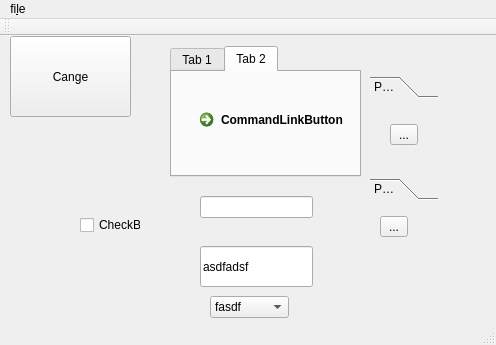
<?xml version="1.0" encoding="UTF-8"?>
<ui version="4.0">
 <class>MainWindow</class>
 <widget class="QMainWindow" name="MainWindow">
  <property name="geometry">
   <rect>
    <x>0</x>
    <y>0</y>
    <width>496</width>
    <height>345</height>
   </rect>
  </property>
  <property name="windowTitle">
   <string>MainWindow</string>
  </property>
  <widget class="QWidget" name="centralWidget">
   <widget class="QPushButton" name="myButton">
    <property name="geometry">
     <rect>
      <x>10</x>
      <y>0</y>
      <width>121</width>
      <height>81</height>
     </rect>
    </property>
    <property name="text">
     <string>Cange</string>
    </property>
   </widget>
   <widget class="QToolBox" name="toolBox">
    <property name="geometry">
     <rect>
      <x>370</x>
      <y>40</y>
      <width>68</width>
      <height>124</height>
     </rect>
    </property>
    <property name="currentIndex">
     <number>0</number>
    </property>
    <widget class="QWidget" name="page">
     <property name="geometry">
      <rect>
       <x>0</x>
       <y>0</y>
       <width>68</width>
       <height>68</height>
      </rect>
     </property>
     <attribute name="label">
      <string>Page 1</string>
     </attribute>
     <widget class="QToolButton" name="toolButton">
      <property name="geometry">
       <rect>
        <x>20</x>
        <y>20</y>
        <width>28</width>
        <height>21</height>
       </rect>
      </property>
      <property name="text">
       <string>...</string>
      </property>
     </widget>
    </widget>
    <widget class="QWidget" name="page_2">
     <property name="geometry">
      <rect>
       <x>0</x>
       <y>0</y>
       <width>68</width>
       <height>68</height>
      </rect>
     </property>
     <attribute name="label">
      <string>Page 2</string>
     </attribute>
    </widget>
   </widget>
   <widget class="QToolButton" name="toolButton_2">
    <property name="geometry">
     <rect>
      <x>380</x>
      <y>180</y>
      <width>28</width>
      <height>21</height>
     </rect>
    </property>
    <property name="text">
     <string>...</string>
    </property>
   </widget>
   <widget class="QTabWidget" name="tabWidget">
    <property name="geometry">
     <rect>
      <x>170</x>
      <y>10</y>
      <width>191</width>
      <height>131</height>
     </rect>
    </property>
    <property name="currentIndex">
     <number>1</number>
    </property>
    <widget class="QWidget" name="tab">
     <attribute name="title">
      <string>Tab 1</string>
     </attribute>
     <widget class="QTreeWidget" name="treeWidget">
      <property name="geometry">
       <rect>
        <x>10</x>
        <y>0</y>
        <width>256</width>
        <height>192</height>
       </rect>
      </property>
      <column>
       <property name="text">
        <string notr="true">1</string>
       </property>
      </column>
     </widget>
    </widget>
    <widget class="QWidget" name="tab_2">
     <attribute name="title">
      <string>Tab 2</string>
     </attribute>
     <widget class="QCommandLinkButton" name="commandLinkButton">
      <property name="geometry">
       <rect>
        <x>20</x>
        <y>30</y>
        <width>174</width>
        <height>41</height>
       </rect>
      </property>
      <property name="text">
       <string>CommandLinkButton</string>
      </property>
     </widget>
    </widget>
   </widget>
   <widget class="QStackedWidget" name="stackedWidget">
    <property name="geometry">
     <rect>
      <x>20</x>
      <y>129</y>
      <width>120</width>
      <height>131</height>
     </rect>
    </property>
    <property name="currentIndex">
     <number>0</number>
    </property>
    <widget class="QWidget" name="page_3">
     <widget class="QCheckBox" name="checkBox">
      <property name="geometry">
       <rect>
        <x>60</x>
        <y>50</y>
        <width>85</width>
        <height>20</height>
       </rect>
      </property>
      <property name="text">
       <string>CheckBox</string>
      </property>
     </widget>
    </widget>
    <widget class="QWidget" name="page_4">
     <widget class="QDialogButtonBox" name="buttonBox">
      <property name="geometry">
       <rect>
        <x>0</x>
        <y>50</y>
        <width>91</width>
        <height>22</height>
       </rect>
      </property>
      <property name="standardButtons">
       <set>QDialogButtonBox::Cancel|QDialogButtonBox::Ok</set>
      </property>
     </widget>
    </widget>
   </widget>
   <widget class="QComboBox" name="comboBox">
    <property name="geometry">
     <rect>
      <x>210</x>
      <y>260</y>
      <width>79</width>
      <height>22</height>
     </rect>
    </property>
    <item>
     <property name="text">
      <string>fasdf</string>
     </property>
    </item>
    <item>
     <property name="text">
      <string>asdf</string>
     </property>
    </item>
    <item>
     <property name="text">
      <string>asdf</string>
     </property>
    </item>
   </widget>
   <widget class="QLineEdit" name="lineEdit">
    <property name="geometry">
     <rect>
      <x>200</x>
      <y>210</y>
      <width>113</width>
      <height>41</height>
     </rect>
    </property>
    <property name="text">
     <string>asdfadsf</string>
    </property>
   </widget>
   <widget class="QLineEdit" name="lineEdit_2">
    <property name="geometry">
     <rect>
      <x>200</x>
      <y>160</y>
      <width>113</width>
      <height>22</height>
     </rect>
    </property>
   </widget>
  </widget>
  <widget class="QMenuBar" name="menuBar">
   <property name="geometry">
    <rect>
     <x>0</x>
     <y>0</y>
     <width>496</width>
     <height>19</height>
    </rect>
   </property>
   <widget class="QMenu" name="menuFile">
    <property name="title">
     <string>fi&amp;le</string>
    </property>
    <addaction name="separator"/>
    <addaction name="actionOpen"/>
    <addaction name="actionNew"/>
    <addaction name="actionClose"/>
    <addaction name="actionSave_as"/>
    <addaction name="actionClose_2"/>
    <addaction name="actionExit"/>
   </widget>
   <addaction name="menuFile"/>
  </widget>
  <widget class="QToolBar" name="mainToolBar">
   <attribute name="toolBarArea">
    <enum>TopToolBarArea</enum>
   </attribute>
   <attribute name="toolBarBreak">
    <bool>false</bool>
   </attribute>
  </widget>
  <widget class="QStatusBar" name="statusBar"/>
  <action name="actionOpen">
   <property name="text">
    <string>new</string>
   </property>
  </action>
  <action name="actionNew">
   <property name="text">
    <string>open</string>
   </property>
  </action>
  <action name="actionClose">
   <property name="text">
    <string>save</string>
   </property>
  </action>
  <action name="actionSave_as">
   <property name="text">
    <string>save as</string>
   </property>
  </action>
  <action name="actionClose_2">
   <property name="text">
    <string>close</string>
   </property>
  </action>
  <action name="actionExit">
   <property name="text">
    <string>exit</string>
   </property>
  </action>
 </widget>
 <layoutdefault spacing="6" margin="11"/>
 <resources/>
 <connections/>
</ui>
